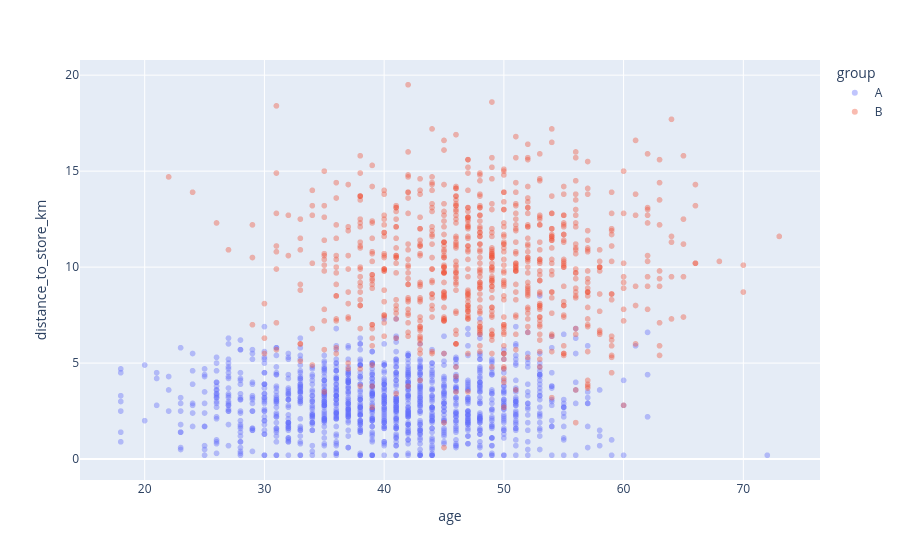

The cell this chart's notebook holds for it:
### Code cell
figure = px.scatter(
    transactions,
    x="age",  # puis les deux autres colonnes X
    y="distance_to_store_km",
    color="group",
    opacity=0.4,
)
figure.show()

### Figure 1 — Plotly figure (JSON) as saved in the notebook; plotly's stock layout.template omitted (floating-point values rounded to 4 significant figures; data arrays with more than 128 entries replaced by an {"elided": "..."} marker saying what was removed)
{"data": [{"hovertemplate": "group=A<br>age=%{x}<br>distance_to_store_km=%{y}<extra></extra>", "legendgroup": "A", "marker": {"color": "#636efa", "opacity": 0.4, "symbol": "circle"}, "mode": "markers", "name": "A", "showlegend": true, "type": "scattergl", "x": {"elided": "1200 int values"}, "xaxis": "x", "y": {"elided": "1200 float values"}, "yaxis": "y"}, {"hovertemplate": "group=B<br>age=%{x}<br>distance_to_store_km=%{y}<extra></extra>", "legendgroup": "B", "marker": {"color": "#EF553B", "opacity": 0.4, "symbol": "circle"}, "mode": "markers", "name": "B", "showlegend": true, "type": "scattergl", "x": {"elided": "800 int values"}, "xaxis": "x", "y": {"elided": "800 float values"}, "yaxis": "y"}], "layout": {"legend": {"title": {"text": "group"}, "tracegroupgap": 0}, "margin": {"t": 60}, "xaxis": {"anchor": "y", "domain": [0, 1], "title": {"text": "age"}}, "yaxis": {"anchor": "x", "domain": [0, 1], "title": {"text": "distance_to_store_km"}}}}
